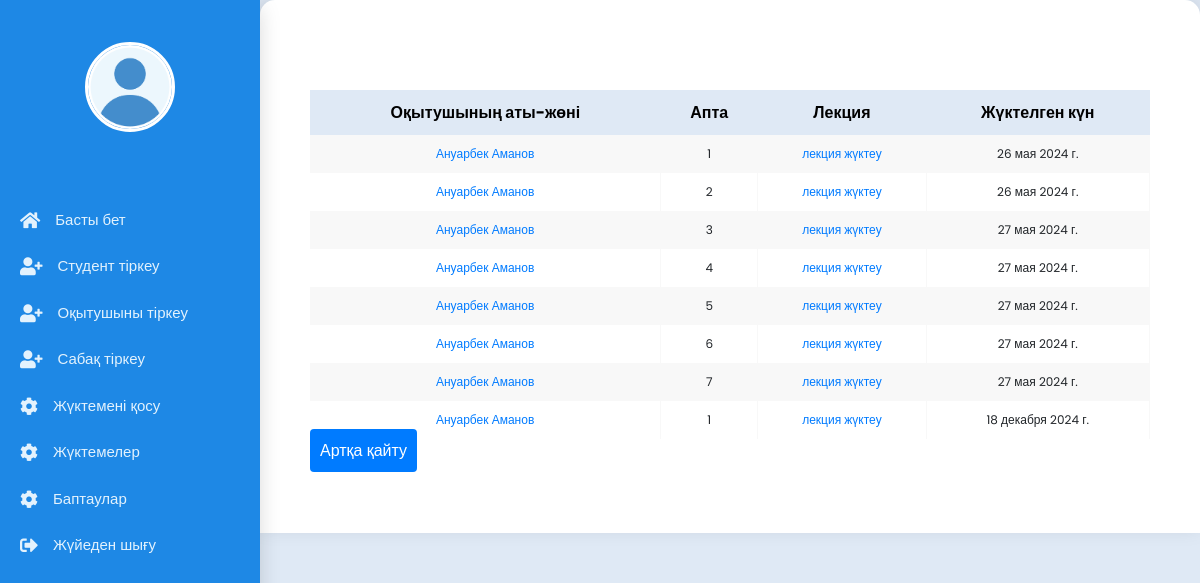
Before: /list_lek/1/1/ with the older database file.
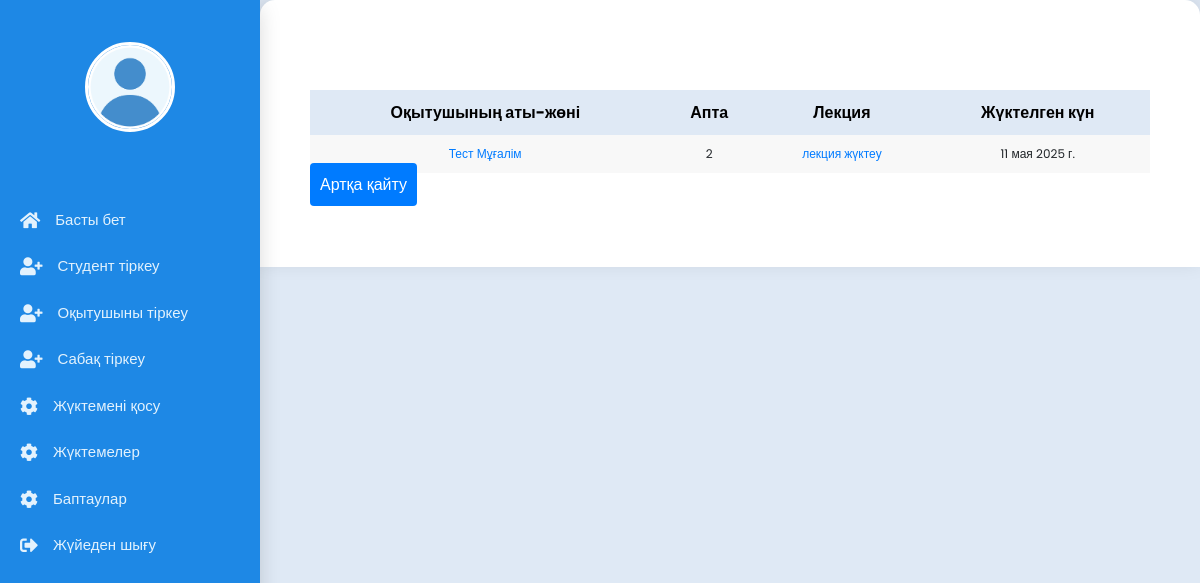
After: the same page with the newer database file.
### main/models.py (models this page shows, shortened)
class Sabak_lek(models.Model):
    group = models.ForeignKey(Toby, on_delete=models.CASCADE,blank=True, null=True,)
    teacher = models.ForeignKey(CustomUser, related_name='sabaks', on_delete=models.CASCADE)
    sabak = models.ForeignKey(Sabak, on_delete=models.CASCADE, blank=True, null=True, )
    lek = models.FileField(upload_to='documents/')
    week = models.ForeignKey(Week, on_delete=models.CASCADE, blank=True, null=True, )
    date = models.DateField(auto_now=True,blank=True, null=True,)

class CustomUser(AbstractUser):
    is_student = models.BooleanField(default=False)
    is_teacher = models.BooleanField(default=False)
    rate = models.DecimalField(
        max_digits=3,
        decimal_places=2,
        choices=[
            (1.00, 'Толық'),
            (0.50, '0.5'),
            (0.25, '0.25')
        ],
        default=1.00,
        blank=True,
        null=True,
        verbose_name='Ставка'
    )
    img = models.ImageField('foto', upload_to="profile/", blank=True, null=True)
    data = models.DateField('tygan kyn', blank=True, null=True)
    about_me  = models.TextField('ozim jaily', blank=True, null=True)
    email = models.EmailField('email', blank=True, null=True, )
    telefon = models.CharField('telefon', blank=True, null=True, max_length=20)
    addres1 = models.CharField('meken-jai-1', blank=True, null=True, max_length=100)
    addres2 = models.CharField('meken-jai-2', blank=True, null=True, max_length=100)
    ana = models.CharField('anasy aty', blank=True, null=True, max_length=100)
    ana_nomer = models.CharField('ana_telefon', blank=True, null=True, max_length=20)
    ake = models.CharField('akesy aty', blank=True, null=True, max_length=100)
    ake_nomer = models.CharField('ake_telefon', blank=True, null=True, max_length=20)
    kyrs = models.ForeignKey(Kyrs, on_delete=models.CASCADE, verbose_name='kyrs', blank=True, null=True )
    toby = models.ForeignKey(Toby, on_delete=models.CASCADE, verbose_name='toby', blank=True, null=True)
    oku_tury = models.ForeignKey(Oky_tury, on_delete=models.CASCADE, verbose_name='oky_tury', blank=True, null=True)
    dareje = models.ForeignKey(Dareje, on_delete=models.CASCADE, verbose_name='dareje', blank=True, null=True)
    kyzmet = models.ForeignKey(Kyzmet, on_delete=models.CASCADE, verbose_name='kyzmet', blank=True, null=True)
    sabak = models.ManyToManyField(Kyrs, verbose_name='sabak', related_name='custom_user_sabaks')
    user_permissions = models.ManyToManyField(
        Permission,
        verbose_name=_('user permissions'),
        blank=True,
        related_name='customuser_permissions',
        related_query_name='customuser_permission',
    )
    groups = models.ManyToManyField(
        Group,
        verbose_name=_('groups'),
        blank=True,
        related_name='customuser_groups',
        related_query_name='customuser_group',
    )

class Week(models.Model):
    name = models.CharField(verbose_name='name', max_length=100)
    def __str__(self):
        return self.name

### main/views.py (the view)
# urls.py: path('list_lek/<int:group_id>/<int:sabak_id>/', views.list_lek, name='list_lek'),
def list_lek(request, group_id, sabak_id):
    teacher = request.user
    group = get_object_or_404(Toby, id=group_id)
    sabak = get_object_or_404(Sabak, id=sabak_id)
    leks = Sabak_lek.objects.filter( sabak=sabak, group=group)
    return render(request, 'main/teacher/list_lek.html', {'leks': leks})

### main/templates/main/teacher/list_lek.html (shortened to what this page needs)
{% extends 'main/profile.html' %}
{% load static %}
{% block link %}<link rel="stylesheet" href="https://stackpath.bootstrapcdn.com/bootstrap/4.5.2/css/bootstrap.min.css">
{% endblock link %}
{% block main %}
     <section class="main-course1">
             <div class="container">
                {% if leks %}
        <table class="fl-table">
            <tr>
                <th>Оқытушының аты-жөні</th>
                <th>Апта</th>
                <th>Лекция</th>
                <th>Жүктелген күн</th>
            </tr>
            {% for lek in leks %}
            <tr>
                <td><a class="student" href="{% url 'user'  lek.teacher.id %}">{{ lek.teacher.first_name }} {{ lek.teacher.last_name }}</a></td>
                <td>{{ lek.week }}</td>
                <td><a class="student" href="{{ lek.lek.url }}">лекция жүктеу </a></td>
                <td>{{ lek.date }}</td>
            </tr>
            {% endfor %}
        </table>
            {% if user.is_teacher == True  %}
                 <a class="back" href="{% url 'teacher_sabak' 1 %}">Артқа қайту</a>
            {% else %}
                <a class="back" href="{% url 'student_sabak' %}">Артқа қайту</a>
            {% endif %}
    {% endif %}
     </section>
{% endblock main %}

### main/templates/main/profile.html (shortened to what this page needs)
<span style="font-family: verdana, geneva, sans-serif;"><!DOCTYPE html>
{% load static %}
    <html lang="en">
    <head>
      <link rel="stylesheet" href="{% static 'css/style-index1.css' %}">
      {% block link %}{% endblock link %}
      <link rel="stylesheet" href="https://cdnjs.cloudflare.com/ajax/libs/font-awesome/5.15.4/css/all.min.css"/>
    </head>
    <body>
      <div class="container1">
        <nav class="nav1">
          <ul>
            <li>
                <a href="{% url 'user'  user.id %}" class="logo">
                    {% if user.img %}
                        <img src="{{ user.img.url }}" alt="{{ user.first_name }} {{ user.last_name }}">
                    {% else %}
                        <img src="{% static 'img/images.png' %}" alt="Default Image">
                    {% endif %}
                    <br>
                </a>
            </li>
            <li><a href="{% url 'profile' %}" class="{% if request.path == '/profile/' %}active1{% endif %}" >
              <i class="fas fa-home"></i>
              <span class="nav-item1 ">Басты бет</span>
            </a></li>
              {% if user.is_teacher == True %}
            <li><a href="{% url 'lek_pr' %}" class="{% if request.path == '/lek_pr/' %}active1{% endif %}">
              <i class="fas fa-tasks"></i>
              <span class="nav-item1">Пәндер тізімі</span>
            </a></li>
              {% elif user.is_student == True  %}
            <li><a href="{% url 'student_sabak' %}" class="{% if request.path == '/student_sabak/' %}active1{% endif %}">
              <i class="fas fa-tasks"></i>
              <span class="nav-item1">Пәндер тізімі</span>
            </a></li>
              {% else %}
              <li><a href="{% url 'register_student' %}" class="{% if request.path == '/register_student/' %}active1{% endif %}">
              <i class="fas fa fa-user-plus"></i>
              <span class="nav-item1 ">Студент тіркеу</span>
            </a></li>
            <li><a href="{% url 'register_teacher' %}" class="{% if request.path == '/register_teacher/' %}active1{% endif %}">
              <i class="fas fa fa-user-plus"></i>
              <span class="nav-item1">Оқытушыны тіркеу</span>
            </a></li>
            <li><a href="{% url 'sabak_top' %}" class="{% if request.path == '/sabak_top/' %}active1{% endif %}">
              <i class="fas fa fa-user-plus"></i>
              <span class="nav-item1 ">Сабақ тіркеу</span>
            </a></li>
                                        <li><a href="{% url 'zhukteme_create' %}"
                             class="{% if request.path == '/zhukteme_create/' %}active1{% endif %}">
              <i class="fas fa-cog"></i>
              <span class="nav-item1">Жүктемені қосу</span>
            </a></li>
                                <li><a href="{% url 'zhukteme_list' %}"
                             class="{% if request.path == '/zhukteme_list/' %}active1{% endif %}">
              <i class="fas fa-cog"></i>
              <span class="nav-item1">Жүктемелер</span>
            </a></li>
              {% endif %}
            <li><a href="{% url 'profile_update' %}" class="{% if request.path == '/profile_update/' %}active1{% endif %}">
              <i class="fas fa-cog"></i>
              <span class="nav-item1">Баптаулар</span>
            </a></li>
            <li><a href="{% url 'logout' %}" class=""  class="logout">
              <i class="fas fa-sign-out-alt"></i>
              <span class="nav-item1">Жүйеден шығу</span>
            </a></li>
          </ul>
        </nav>
        <section class="main1">
    {% block main %}{% endblock main %}
</section>
      </div>
    </body>
    </html></span>

### static/css/style-index1.css (style rules this page uses)
* { margin: 0; padding: 0; outline: none; border: none; text-decoration: none; box-sizing: border-box; font-family: "Poppins", sans-serif; }
body { background: linear-gradient(135deg, #e3f2fd, #fce4ec); color: #333; }
.container1 { display: flex; }
.nav1 { position: fixed; top: 0; bottom: 0; height: 100vh; left: 0; background: #1e88e5; width: 260px; overflow: hidden; box-shadow: 0 8px 20px rgba(0, 0, 0, 0.15); }
.logo { display: flex; flex-direction: column; align-items: center; margin-top: 30px; margin-bottom: 20px; text-align: center; }
.logo img { width: 90px; height: 90px; border-radius: 50%; border: 3px solid #fff; }
.nav1 ul { margin-top: 20px; list-style: none; padding-left: 0; }
.nav1 ul li a { display: flex; align-items: center; padding: 12px 20px; font-size: 15px; color: #e3f2fd; transition: background 0.3s ease; border-radius: 8px; }
.nav1 .fas { font-size: 18px; margin-right: 15px; }
.nav-item1 { flex: 1; }
.main1 { width: calc(100% - 260px); padding: 30px; margin-left: 260px; background: #fff; border-radius: 15px 15px 0 0; box-shadow: 0 -4px 20px rgba(0, 0, 0, 0.1); }
.main-course1 { margin-top: 20px; }

### main/templates/main/teacher/list_lek.html (style rules this page uses)
body { background: #dfe9f5; }
.main-course1 { padding: 20px 0; border-radius: 10px; background-color: #ffffff; }
.container { padding: 20px; max-width: 900px; width: 100%; }
.back { margin-top: 50px; padding: 10px; border: none; border-radius: 4px; background-color: #007bff; color: white; font-size: 16px; cursor: pointer; text-align: center; }
.fl-table { border-radius: 5px; font-size: 16px; font-weight: normal; border: none; border-collapse: collapse; width: 100%; max-width: 100%; white-space: nowrap; background-color: white; }
.fl-table td, .fl-table th { text-align: center; padding: 10px; }
.fl-table td { border-right: 1px solid #f8f8f8; font-size: 12px; }
.fl-table tr th { color: #000; background: #dfe9f5; }
.fl-table tr:nth-child(even) { background: #F8F8F8; }
.student { width: 100%; }

Changed rows visible on the page:
removed Sabak_lek: teacher.first_name "Ануарбек", teacher.last_name "Аманов", week "1", date "26 мая 2024 г."
removed Sabak_lek: teacher.first_name "Ануарбек", teacher.last_name "Аманов", week "2", date "26 мая 2024 г."
removed Sabak_lek: teacher.first_name "Ануарбек", teacher.last_name "Аманов", week "3", date "27 мая 2024 г."
removed Sabak_lek: teacher.first_name "Ануарбек", teacher.last_name "Аманов", week "4", date "27 мая 2024 г."
removed Sabak_lek: teacher.first_name "Ануарбек", teacher.last_name "Аманов", week "5", date "27 мая 2024 г."
removed Sabak_lek: teacher.first_name "Ануарбек", teacher.last_name "Аманов", week "6", date "27 мая 2024 г."
removed Sabak_lek: teacher.first_name "Ануарбек", teacher.last_name "Аманов", week "7", date "27 мая 2024 г."
removed Sabak_lek: teacher.first_name "Ануарбек", teacher.last_name "Аманов", week "1", date "18 декабря 2024 г."
added Sabak_lek: teacher.first_name "Тест", teacher.last_name "Мұғалім", week "2", date "11 мая 2025 г."
